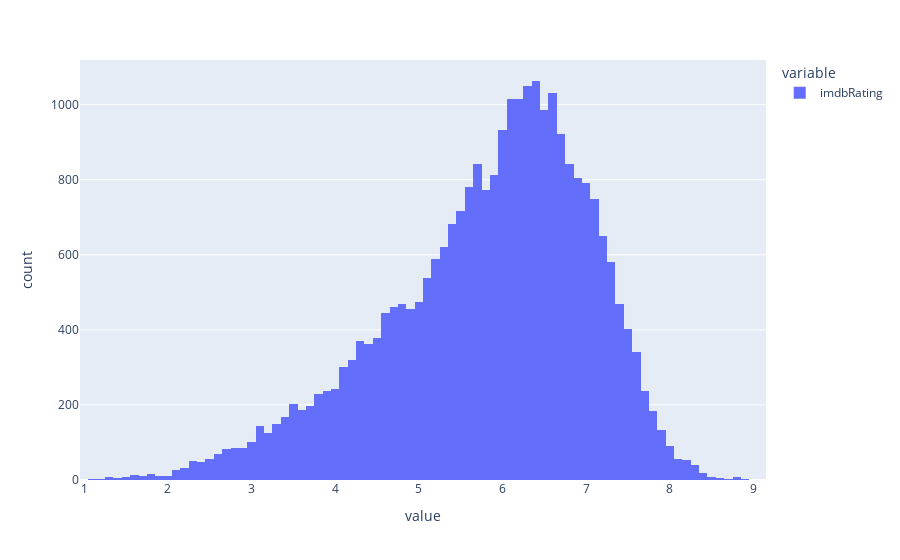

Here is the notebook cell this chart was saved with:
### Markdown cell above
# imdbRating

### Code cell
dfimdbRating = dfparentalAdvisor.sort_values(by=['imdbRating'])

print(len(dfimdbRating))

px.histogram(dfimdbRating["imdbRating"])

### Figure 1 — Plotly figure (JSON) as saved in the notebook; plotly's stock layout.template omitted (floating-point values rounded to 4 significant figures; data arrays with more than 128 entries replaced by an {"elided": "..."} marker saying what was removed)
{"data": [{"alignmentgroup": "True", "bingroup": "x", "hovertemplate": "variable=imdbRating<br>value=%{x}<br>count=%{y}<extra></extra>", "legendgroup": "imdbRating", "marker": {"color": "#636efa", "pattern": {"shape": ""}}, "name": "imdbRating", "offsetgroup": "imdbRating", "orientation": "v", "showlegend": true, "type": "histogram", "x": {"elided": "27479 float values"}, "xaxis": "x", "yaxis": "y"}], "layout": {"barmode": "relative", "legend": {"title": {"text": "variable"}, "tracegroupgap": 0}, "margin": {"t": 60}, "xaxis": {"anchor": "y", "domain": [0, 1], "title": {"text": "value"}}, "yaxis": {"anchor": "x", "domain": [0, 1], "title": {"text": "count"}}}}
